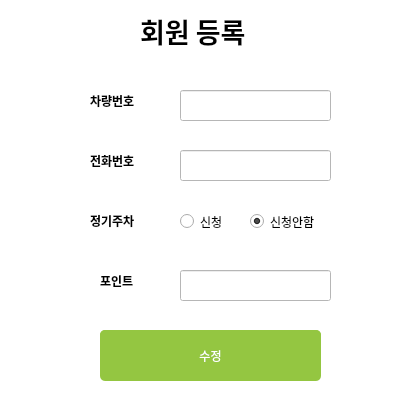
<?xml version="1.0" encoding="UTF-8"?>
<ui version="4.0">
 <class>user_add</class>
 <widget class="QDialog" name="user_add">
  <property name="geometry">
   <rect>
    <x>0</x>
    <y>0</y>
    <width>404</width>
    <height>416</height>
   </rect>
  </property>
  <property name="windowTitle">
   <string>회원 정보</string>
  </property>
  <property name="styleSheet">
   <string notr="true">background-color: rgb(255, 255, 255);</string>
  </property>
  <widget class="QLabel" name="label">
   <property name="geometry">
    <rect>
     <x>140</x>
     <y>10</y>
     <width>121</width>
     <height>41</height>
    </rect>
   </property>
   <property name="font">
    <font>
     <family>Sans</family>
     <pointsize>20</pointsize>
     <weight>75</weight>
     <bold>true</bold>
    </font>
   </property>
   <property name="text">
    <string>회원 등록</string>
   </property>
  </widget>
  <widget class="QLabel" name="label_2">
   <property name="geometry">
    <rect>
     <x>90</x>
     <y>80</y>
     <width>81</width>
     <height>41</height>
    </rect>
   </property>
   <property name="font">
    <font>
     <family>Sans</family>
     <weight>75</weight>
     <bold>true</bold>
    </font>
   </property>
   <property name="text">
    <string>차량번호</string>
   </property>
  </widget>
  <widget class="QLabel" name="label_3">
   <property name="geometry">
    <rect>
     <x>90</x>
     <y>140</y>
     <width>67</width>
     <height>41</height>
    </rect>
   </property>
   <property name="font">
    <font>
     <family>Sans</family>
     <weight>75</weight>
     <bold>true</bold>
    </font>
   </property>
   <property name="text">
    <string>전화번호</string>
   </property>
  </widget>
  <widget class="QLabel" name="label_4">
   <property name="geometry">
    <rect>
     <x>90</x>
     <y>200</y>
     <width>67</width>
     <height>41</height>
    </rect>
   </property>
   <property name="font">
    <font>
     <family>Sans</family>
     <weight>75</weight>
     <bold>true</bold>
    </font>
   </property>
   <property name="text">
    <string>정기주차</string>
   </property>
  </widget>
  <widget class="QLabel" name="label_5">
   <property name="geometry">
    <rect>
     <x>100</x>
     <y>260</y>
     <width>67</width>
     <height>41</height>
    </rect>
   </property>
   <property name="font">
    <font>
     <family>Sans</family>
     <weight>75</weight>
     <bold>true</bold>
    </font>
   </property>
   <property name="text">
    <string>포인트</string>
   </property>
  </widget>
  <widget class="QLineEdit" name="plate_txt">
   <property name="geometry">
    <rect>
     <x>180</x>
     <y>90</y>
     <width>151</width>
     <height>31</height>
    </rect>
   </property>
  </widget>
  <widget class="QLineEdit" name="phone_txt">
   <property name="geometry">
    <rect>
     <x>180</x>
     <y>150</y>
     <width>151</width>
     <height>31</height>
    </rect>
   </property>
  </widget>
  <widget class="QLineEdit" name="point_txt">
   <property name="geometry">
    <rect>
     <x>180</x>
     <y>270</y>
     <width>151</width>
     <height>31</height>
    </rect>
   </property>
  </widget>
  <widget class="QPushButton" name="add_btn">
   <property name="geometry">
    <rect>
     <x>100</x>
     <y>330</y>
     <width>221</width>
     <height>41</height>
    </rect>
   </property>
   <property name="styleSheet">
    <string notr="true">QPushButton{
	background-color: rgb(148, 198, 65);
	color: rgb(255, 255, 255);
	border-radius: 5px
}
QPushButton:hover{
	
	background-color: rgb(78, 154, 6);
	border-radius: 5px
}</string>
   </property>
   <property name="text">
    <string>등록</string>
   </property>
  </widget>
  <widget class="QRadioButton" name="apply_btn">
   <property name="geometry">
    <rect>
     <x>180</x>
     <y>210</y>
     <width>112</width>
     <height>23</height>
    </rect>
   </property>
   <property name="text">
    <string>신청</string>
   </property>
  </widget>
  <widget class="QRadioButton" name="not_apply_btn">
   <property name="geometry">
    <rect>
     <x>250</x>
     <y>210</y>
     <width>112</width>
     <height>23</height>
    </rect>
   </property>
   <property name="text">
    <string>신청안함</string>
   </property>
   <property name="checked">
    <bool>true</bool>
   </property>
  </widget>
  <widget class="QPushButton" name="edit_btn">
   <property name="geometry">
    <rect>
     <x>100</x>
     <y>330</y>
     <width>221</width>
     <height>51</height>
    </rect>
   </property>
   <property name="styleSheet">
    <string notr="true">QPushButton{
	background-color: rgb(148, 198, 65);
	color: rgb(255, 255, 255);
	border-radius: 5px
}
QPushButton:hover{
	
	background-color: rgb(78, 154, 6);
	border-radius: 5px
}</string>
   </property>
   <property name="text">
    <string>수정</string>
   </property>
  </widget>
 </widget>
 <resources/>
 <connections/>
</ui>
